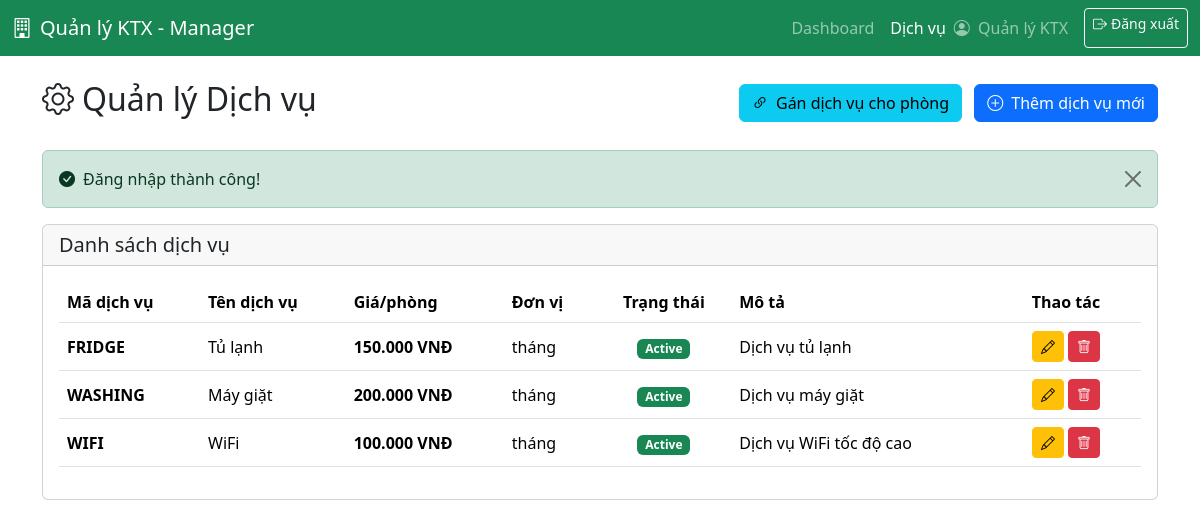
Page /views/manager/services.php (signed in) on the committed database.
### tables this page shows
CREATE TABLE services (
    id INT AUTO_INCREMENT PRIMARY KEY,
    service_code VARCHAR(20) UNIQUE NOT NULL COMMENT 'Mã dịch vụ',
    service_name VARCHAR(100) NOT NULL COMMENT 'Tên dịch vụ: WiFi, máy giặt, tủ lạnh, giặt ủi...',
    description TEXT COMMENT 'Mô tả',
    price DECIMAL(15,2) NOT NULL COMMENT 'Giá dịch vụ/phòng - VNĐ/phòng/tháng',
    unit VARCHAR(20) NOT NULL COMMENT 'Đơn vị: tháng, phòng...',
    status ENUM('active', 'inactive') DEFAULT 'active',
    created_at TIMESTAMP DEFAULT CURRENT_TIMESTAMP,
    updated_at TIMESTAMP DEFAULT CURRENT_TIMESTAMP ON UPDATE CURRENT_TIMESTAMP,
    INDEX idx_service_code (service_code),
    INDEX idx_status (status)
);

### functions/auth.php (called while the page is built, shortened)
<?php
require_once __DIR__ . '/helpers.php';
function getCurrentUser() {
    if (isset($_SESSION['user_id']) && isset($_SESSION['username'])) {
        return [
            'id' => $_SESSION['user_id'],
            'username' => $_SESSION['username'],
            'full_name' => $_SESSION['full_name'] ?? null,
            'role' => $_SESSION['role'] ?? null,
            'email' => $_SESSION['email'] ?? null,
            'phone' => $_SESSION['phone'] ?? null
        ];
    }
    return null;
}
?>

### functions/helpers.php (called while the page is built, shortened)
<?php
function getSuccessMessage() {
    if (isset($_SESSION['success'])) {
        $message = $_SESSION['success'];
        return $message;
    }
    return null;
}
function formatCurrency($amount) {
    return number_format($amount, 0, ',', '.') . ' VNĐ';
}
function escapeHtml($string) {
    return htmlspecialchars($string, ENT_QUOTES, 'UTF-8');
}
?>

### functions/services.php (called while the page is built, shortened)
<?php
function getAllServices($includeInactive = false) {
    $conn = getDbConnection();
    $services = [];
    if ($includeInactive) {
        $sql = "SELECT * FROM services ORDER BY service_code ASC";
    } else {
        $sql = "SELECT * FROM services WHERE status = 'active' ORDER BY service_code ASC";
    }
    $result = mysqli_query($conn, $sql);
    if ($result && mysqli_num_rows($result) > 0) {
        while ($row = mysqli_fetch_assoc($result)) {
            $services[] = $row;
        }
    }
    return $services;
}
?>

### views/manager/services.php (the view, shortened to what this page needs)
<?php
require_once __DIR__ . '/../../functions/auth.php';
require_once __DIR__ . '/../../functions/helpers.php';
require_once __DIR__ . '/../../functions/services.php';
$currentUser = getCurrentUser();
$services = getAllServices(true);
$successMsg = getSuccessMessage();
?>
<!DOCTYPE html>
<html lang="vi">
<head>
    <link href="https://cdn.jsdelivr.net/npm/bootstrap@5.3.3/dist/css/bootstrap.min.css" rel="stylesheet">
    <link href="https://cdn.jsdelivr.net/npm/bootstrap-icons@1.11.0/font/bootstrap-icons.css" rel="stylesheet">
</head>
<body>
    <nav class="navbar navbar-expand-lg navbar-dark bg-success">
        <div class="container-fluid">
            <a class="navbar-brand" href="dashboard.php">
                <i class="bi bi-building me-2"></i>Quản lý KTX - Manager
            </a>
            <div class="navbar-nav ms-auto">
                <a class="nav-link" href="dashboard.php">Dashboard</a>
                <a class="nav-link active" href="services.php">Dịch vụ</a>
                <span class="navbar-text me-3">
                    <i class="bi bi-person-circle me-1"></i>
                    <?php echo escapeHtml($currentUser['full_name'] ?? $currentUser['username']); ?>
                </span>
                <a class="btn btn-outline-light btn-sm" href="../../handle/logout_process.php">
                    <i class="bi bi-box-arrow-right me-1"></i>Đăng xuất
                </a>
            </div>
        </div>
    </nav>
    <div class="container mt-4">
        <div class="d-flex justify-content-between align-items-center mb-4">
            <h2><i class="bi bi-gear me-2"></i>Quản lý Dịch vụ</h2>
            <div>
                <a href="room_services.php" class="btn btn-info me-2">
                    <i class="bi bi-link-45deg me-2"></i>Gán dịch vụ cho phòng
                </a>
                <a href="services/create_service.php" class="btn btn-primary">
                    <i class="bi bi-plus-circle me-2"></i>Thêm dịch vụ mới
                </a>
            </div>
        </div>
        <?php if ($successMsg): ?>
            <div class="alert alert-success alert-dismissible fade show">
                <i class="bi bi-check-circle-fill me-2"></i><?php echo escapeHtml($successMsg); ?>
                <button type="button" class="btn-close" data-bs-dismiss="alert"></button>
            </div>
        <?php endif; ?>
        <div class="card">
            <div class="card-header">
                <h5 class="mb-0">Danh sách dịch vụ</h5>
            </div>
            <div class="card-body">
                <?php if (empty($services)): ?>
                    <div class="alert alert-info">
                        <i class="bi bi-info-circle me-2"></i>Chưa có dịch vụ nào. Hãy thêm dịch vụ mới!
                    </div>
                <?php else: ?>
                    <div class="table-responsive">
                        <table class="table table-hover align-middle">
                            <thead>
                                <tr>
                                    <th class="text-nowrap">Mã dịch vụ</th>
                                    <th class="text-nowrap">Tên dịch vụ</th>
                                    <th class="text-nowrap">Giá/phòng</th>
                                    <th class="text-nowrap">Đơn vị</th>
                                    <th class="text-nowrap text-center">Trạng thái</th>
                                    <th>Mô tả</th>
                                    <th class="text-nowrap text-center" style="width: 150px;">Thao tác</th>
                                </tr>
                            </thead>
                            <tbody>
                                <?php foreach ($services as $service): ?>
                                    <tr>
                                        <td class="text-nowrap align-middle"><strong><?php echo escapeHtml($service['service_code']); ?></strong></td>
                                        <td class="text-nowrap align-middle"><?php echo escapeHtml($service['service_name']); ?></td>
                                        <td class="text-nowrap align-middle"><strong><?php echo formatCurrency($service['price']); ?></strong></td>
                                        <td class="text-nowrap align-middle"><?php echo escapeHtml($service['unit']); ?></td>
                                        <td class="text-center align-middle">
                                            <?php if ($service['status'] == 'active'): ?>
                                                <span class="badge bg-success">Active</span>
                                            <?php else: ?>
                                                <span class="badge bg-secondary">Inactive</span>
                                            <?php endif; ?>
                                        </td>
                                        <td class="align-middle">
                                            <?php
                                            $desc = $service['description'] ?? '';
                                            echo escapeHtml(mb_substr($desc, 0, 50));
                                            ?>
                                        </td>
                                        <td class="text-center align-middle">
                                            <a href="services/edit_service.php?id=<?php echo $service['id']; ?>"
                                               class="btn btn-sm btn-warning" title="Sửa">
                                                <i class="bi bi-pencil"></i>
                                            </a>
                                            <button type="button"
                                                    class="btn btn-sm btn-danger"
                                                    onclick="confirmDelete(<?php echo $service['id']; ?>, '<?php echo escapeHtml($service['service_name']); ?>')"
                                                    title="Xóa">
                                                <i class="bi bi-trash"></i>
                                            </button>
                                        </td>
                                    </tr>
                                <?php endforeach; ?>
                            </tbody>
                        </table>
                    </div>
                <?php endif; ?>
            </div>
        </div>
    </div>
</body>
</html>

### rows in the picture
services: service_code "FRIDGE", service_name "Tủ lạnh", price "150.000 VNĐ", unit "tháng", status "Active", description "Dịch vụ tủ lạnh"
services: service_code "WASHING", service_name "Máy giặt", price "200.000 VNĐ", unit "tháng", status "Active", description "Dịch vụ máy giặt"
services: service_code "WIFI", service_name "WiFi", price "100.000 VNĐ", unit "tháng", status "Active", description "Dịch vụ WiFi tốc độ cao"

### other values in the picture
escapeHtml($currentUser['full_name'] ?? $currentUser['username']) "Quản lý KTX"
escapeHtml($successMsg) "Đăng nhập thành công!"
